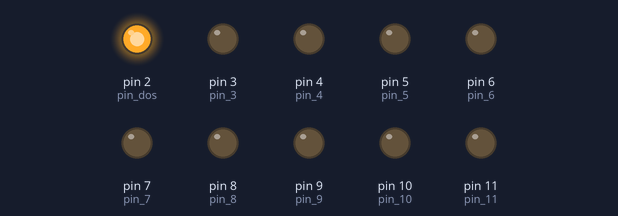
Bench run of a sketch on a simulated Arduino Uno, built with avr-gcc and run on an emulated ATmega328P. Parts: output pins drawn as LEDs (lit = HIGH).

Above: at 0.02 s.
At 0.26 s:
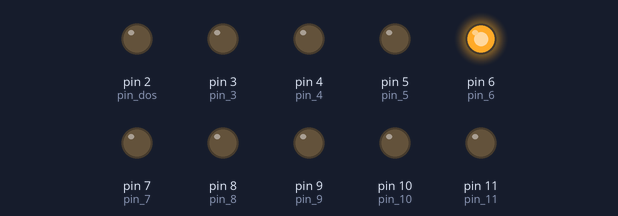
At 0.74 s:
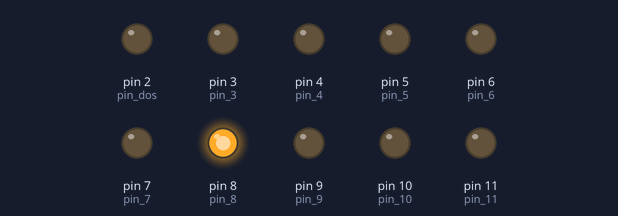
At 1.46 s:
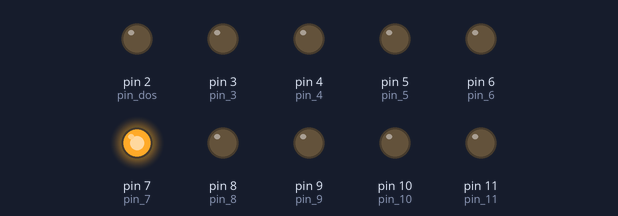
At 2.18 s:
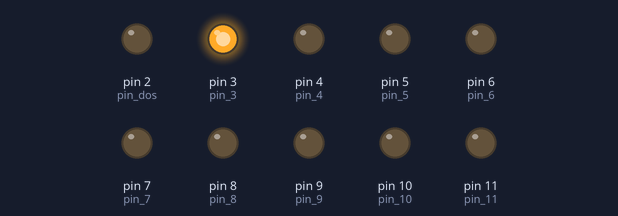
At 2.96 s:
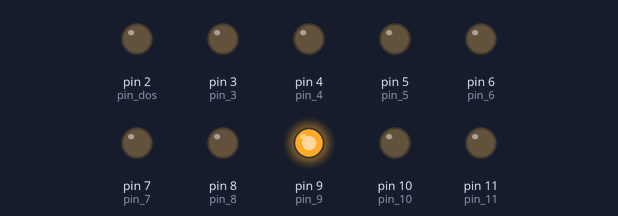
Timing chart, 0 to 3.3 s (numbered marks = the images above):
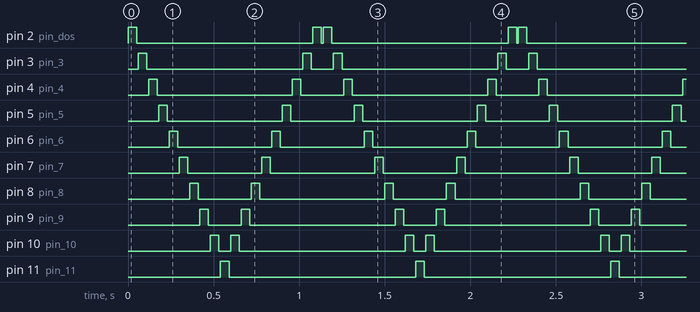

Measured:
- by itself, pin 2 (pin_dos): repeats every 1.1 s: LOW 1.0 s, HIGH 0.05 s, LOW 0.01 s, HIGH 0.05 s
- by itself, pin 3 (pin_3): repeats every 1.1 s: LOW 0.91 s, HIGH 0.05 s, LOW 0.13 s, HIGH 0.05 s
- by itself, pin 4 (pin_4): repeats every 1.1 s: LOW 0.79 s, HIGH 0.05 s, LOW 0.25 s, HIGH 0.05 s
- by itself, pin 5 (pin_5): repeats every 1.1 s: LOW 0.67 s, HIGH 0.05 s, LOW 0.37 s, HIGH 0.05 s
- by itself, pin 6 (pin_6): alternates HIGH for 0.05 s and LOW for 0.55 s
- by itself, pin 7 (pin_7): repeats every 1.1 s: LOW 0.43 s, HIGH 0.05 s, LOW 0.61 s, HIGH 0.05 s
- by itself, pin 8 (pin_8): repeats every 1.1 s: LOW 0.31 s, HIGH 0.05 s, LOW 0.73 s, HIGH 0.05 s
- by itself, pin 9 (pin_9): repeats every 1.1 s: LOW 0.19 s, HIGH 0.05 s, LOW 0.85 s, HIGH 0.05 s

The sketch:

carlos_ceballos.ino
```cpp
/*
   Fundacion Kinal
   Centro educativo tecnico laboral Kinal
   Quinto perito
   Quinto electronica
   Codigo Tecnico: EB5AM / EB5AV
   Curso: Taller de electronica digital y reparacion de computadoras I
   Proyecto: barra led
   Dev: Profe. Alejandro Lopez Navas
   Fecha: 14/04/2023
*/
void setup()
{
 pinMode(2,OUTPUT); // pin dos
 pinMode(3,OUTPUT);//pin 3
 pinMode(4,OUTPUT);// pin 4
 pinMode(5,OUTPUT); // pin 5
 pinMode(6,OUTPUT); // pin 6
 pinMode(7,OUTPUT); // pin 7
 pinMode(8,OUTPUT); // pin 8
 pinMode(9,OUTPUT); // pin 9
 pinMode(10,OUTPUT); // pin 10
 pinMode(11,OUTPUT);// pin 11


}

void loop()
{
 digitalWrite(2,HIGH);//1
 delay(50);
 digitalWrite(2,LOW);
 delay(10);

 digitalWrite(3,HIGH);// led 2 pin 3
 delay(50);
 digitalWrite(3,LOW);
 delay(10);

 digitalWrite(4,HIGH);//led 3 pin 4
 delay(50);
 digitalWrite(4,LOW);
 delay(10);

 digitalWrite(5,HIGH);//led 4 pin 5
 delay(50);
 digitalWrite(5,LOW);
 delay(10);

 digitalWrite(6,HIGH);//led 5 pin 6
 delay(50);
 digitalWrite(6,LOW);
 delay(10);

 digitalWrite(7,HIGH);//led 6 pin 7
 delay(50);
 digitalWrite(7,LOW);
 delay(10);

 digitalWrite(8,HIGH);// led 7 pin 8
 delay(50);
 digitalWrite(8,LOW);
 delay(10);

 digitalWrite(9,HIGH);//led 8 pin 9
 delay(50);
 digitalWrite(9,LOW);
 delay(10);

 digitalWrite(10,HIGH);// led 9 pin 10
 delay(50);
 digitalWrite(10,LOW);
 delay(10);

 digitalWrite(11,HIGH);// led 10 pin 11
 delay(50);
 digitalWrite(11,LOW);
 delay(10);

 digitalWrite(10,HIGH);//led 9 pin 10
 delay(50);
 digitalWrite(10,LOW);
 delay(10);

 digitalWrite(9,HIGH);//led 8 pin 9
 delay(50);
 digitalWrite(9,LOW);
 delay(10);

 digitalWrite(8,HIGH);// led 7 pin 8
 delay(50);
 digitalWrite(8,LOW);
 delay(10);

 digitalWrite(7,HIGH);//led 6 pin 7
 delay(50);
 digitalWrite(7,LOW);
 delay(10);

 digitalWrite(6,HIGH);// led 5 pin 6
 delay(50);
 digitalWrite(6,LOW);
 delay(10);
 digitalWrite(5,HIGH);// led 4 pin 5
 delay(50);
 digitalWrite(5,LOW);
 delay(10);
  digitalWrite(4,HIGH);//led 3 pin 4
 delay(50);
 digitalWrite(4,LOW);
 delay(10);

 digitalWrite(3,HIGH);// led 2 pin 3
 delay(50);
 digitalWrite(3,LOW);
 delay(10);
 digitalWrite(2,HIGH);//led 1 pin 2
 delay(50);
 digitalWrite(2,LOW);
 delay(10);

}
```
